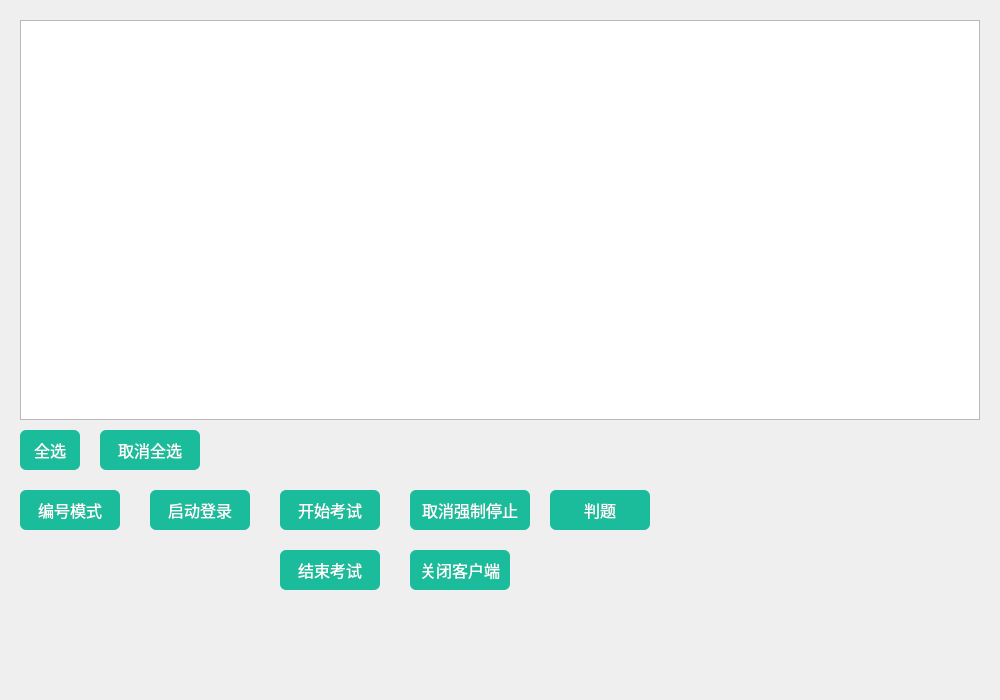
<?xml version="1.0" encoding="UTF-8"?>
<ui version="4.0">
 <class>MonitorMain</class>
 <widget class="QWidget" name="MonitorMain">
  <property name="geometry">
   <rect>
    <x>0</x>
    <y>0</y>
    <width>1000</width>
    <height>700</height>
   </rect>
  </property>
  <property name="font">
   <font>
    <family>微软雅黑</family>
    <pointsize>12</pointsize>
   </font>
  </property>
  <property name="windowTitle">
   <string>MonitorMain</string>
  </property>
  <property name="styleSheet">
   <string notr="true">QPushButton {
	font: 14pt &quot;微软雅黑&quot;;
	background-color: #1abc9c;
	border: none;
	color:white;
	font-size: 16px;
	border-radius: 6px;
}
QPushButton:hover {
	background-color: rgb(47,226,191);
}</string>
  </property>
  <widget class="QLabel" name="status">
   <property name="geometry">
    <rect>
     <x>200</x>
     <y>685</y>
     <width>800</width>
     <height>15</height>
    </rect>
   </property>
   <property name="font">
    <font>
     <family>微软雅黑</family>
     <pointsize>8</pointsize>
    </font>
   </property>
   <property name="text">
    <string/>
   </property>
   <property name="alignment">
    <set>Qt::AlignRight|Qt::AlignTrailing|Qt::AlignVCenter</set>
   </property>
  </widget>
  <widget class="QTableView" name="clientTable">
   <property name="geometry">
    <rect>
     <x>20</x>
     <y>20</y>
     <width>960</width>
     <height>400</height>
    </rect>
   </property>
  </widget>
  <widget class="QPushButton" name="startLogin">
   <property name="geometry">
    <rect>
     <x>150</x>
     <y>490</y>
     <width>100</width>
     <height>40</height>
    </rect>
   </property>
   <property name="text">
    <string>启动登录</string>
   </property>
  </widget>
  <widget class="QPushButton" name="exitExam">
   <property name="geometry">
    <rect>
     <x>280</x>
     <y>550</y>
     <width>100</width>
     <height>40</height>
    </rect>
   </property>
   <property name="text">
    <string>结束考试</string>
   </property>
  </widget>
  <widget class="QPushButton" name="orderMode">
   <property name="geometry">
    <rect>
     <x>20</x>
     <y>490</y>
     <width>100</width>
     <height>40</height>
    </rect>
   </property>
   <property name="text">
    <string>编号模式</string>
   </property>
  </widget>
  <widget class="QPushButton" name="closeClient">
   <property name="geometry">
    <rect>
     <x>410</x>
     <y>550</y>
     <width>100</width>
     <height>40</height>
    </rect>
   </property>
   <property name="text">
    <string>关闭客户端</string>
   </property>
  </widget>
  <widget class="QPushButton" name="unlockExamStop">
   <property name="geometry">
    <rect>
     <x>410</x>
     <y>490</y>
     <width>120</width>
     <height>40</height>
    </rect>
   </property>
   <property name="text">
    <string>取消强制停止</string>
   </property>
  </widget>
  <widget class="QPushButton" name="startExam">
   <property name="geometry">
    <rect>
     <x>280</x>
     <y>490</y>
     <width>100</width>
     <height>40</height>
    </rect>
   </property>
   <property name="text">
    <string>开始考试</string>
   </property>
  </widget>
  <widget class="QPushButton" name="selectAll">
   <property name="geometry">
    <rect>
     <x>20</x>
     <y>430</y>
     <width>60</width>
     <height>40</height>
    </rect>
   </property>
   <property name="text">
    <string>全选</string>
   </property>
  </widget>
  <widget class="QPushButton" name="checkAnswer">
   <property name="geometry">
    <rect>
     <x>550</x>
     <y>490</y>
     <width>100</width>
     <height>40</height>
    </rect>
   </property>
   <property name="text">
    <string>判题</string>
   </property>
  </widget>
  <widget class="QPushButton" name="unSelect">
   <property name="geometry">
    <rect>
     <x>100</x>
     <y>430</y>
     <width>100</width>
     <height>40</height>
    </rect>
   </property>
   <property name="text">
    <string>取消全选</string>
   </property>
  </widget>
 </widget>
 <layoutdefault spacing="6" margin="11"/>
 <resources/>
 <connections/>
</ui>
